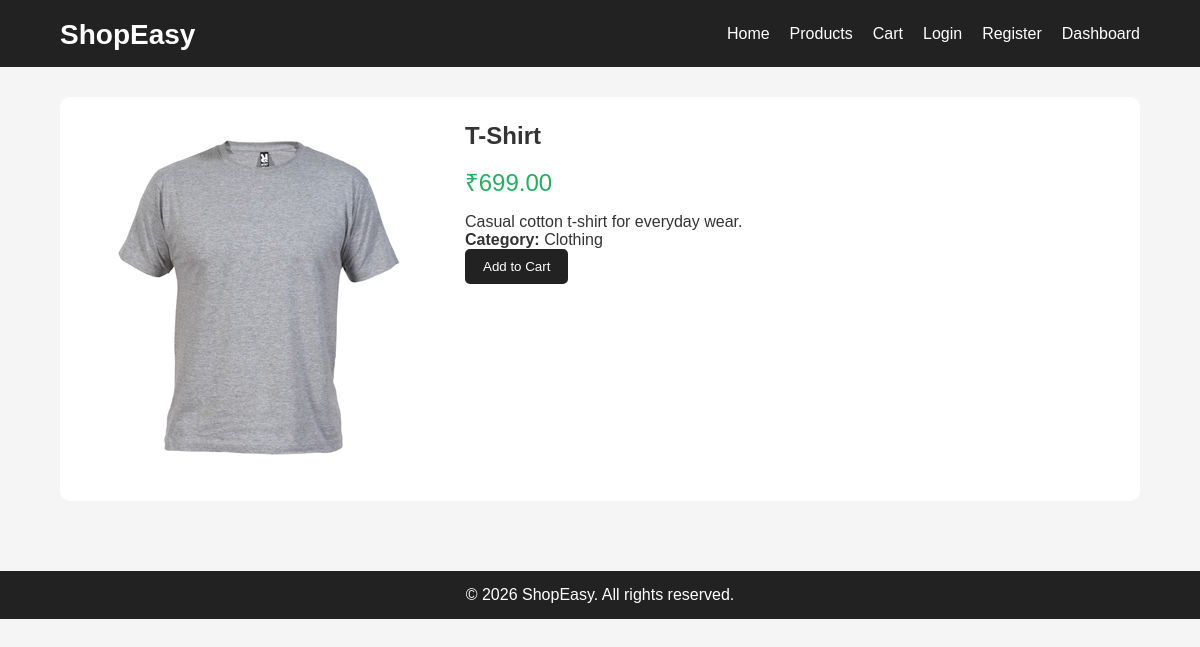
/product-details.php?id=6, run on the app's committed database.
### tables this page shows
CREATE TABLE products (
    id INT AUTO_INCREMENT PRIMARY KEY,
    name VARCHAR(255) NOT NULL,
    description TEXT NOT NULL,
    price DECIMAL(10,2) NOT NULL,
    image VARCHAR(255) NOT NULL,
    category VARCHAR(100) NOT NULL,
    created_at TIMESTAMP DEFAULT CURRENT_TIMESTAMP
);

### product-details.php (the view, shortened to what this page needs)
<?php
include 'includes/db.php';
include 'includes/header.php';
$product_id = intval($_GET['id']);
$query = "SELECT * FROM products WHERE id = $product_id";
$result = mysqli_query($conn, $query);
$product = mysqli_fetch_assoc($result);
?>
<div class="product-details">
    <div class="product-image">
        <img src="<?php echo $product['image']; ?>" alt="<?php echo $product['name']; ?>">
    </div>
    <div class="product-info">
        <h2><?php echo $product['name']; ?></h2>
        <p class="price">₹<?php echo $product['price']; ?></p>
        <p><?php echo $product['description']; ?></p>
        <p><strong>Category:</strong> <?php echo $product['category']; ?></p>
        <form method="POST">
            <button type="submit" class="btn">Add to Cart</button>
        </form>
    </div>
</div>
<?php include 'includes/footer.php'; ?>

### assets/css/style.css (style rules this page uses)
* { margin: 0; padding: 0; box-sizing: border-box; }
body { font-family: Arial, sans-serif; background: #f5f5f5; color: #333; }
.btn { display: inline-block; background: #222; color: #fff; padding: 10px 18px; border-radius: 5px; border: none; cursor: pointer; transition: 0.3s; }
.product-details { display: flex; gap: 30px; background: #fff; padding: 25px; border-radius: 10px; flex-wrap: wrap; }
.product-image img { width: 350px; max-width: 100%; border-radius: 10px; }
.product-info { flex: 1; }
.product-info h2 { margin-bottom: 15px; }
.product-info .price { font-size: 24px; color: #27ae60; margin-bottom: 15px; }

### data on the page
products: image (picture), name "T-Shirt", price "699.00", description "Casual cotton t-shirt for everyday wear.", category "Clothing"
